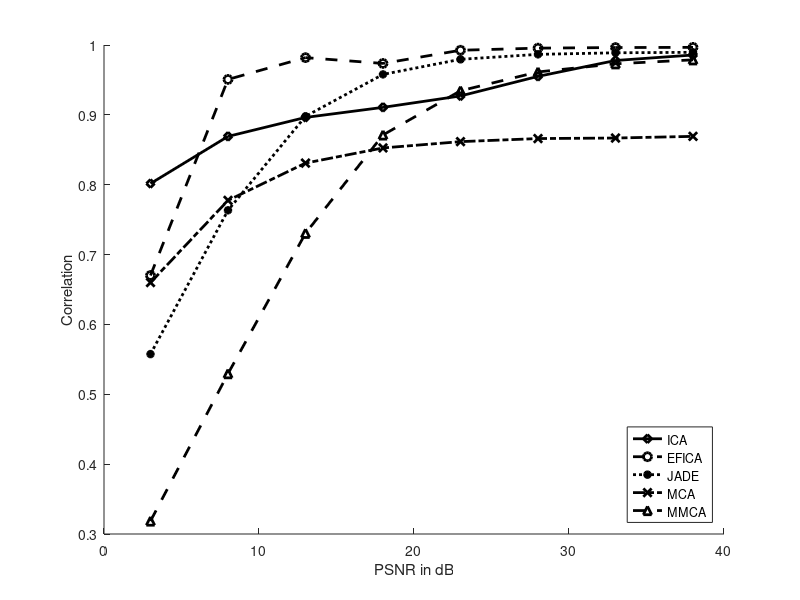
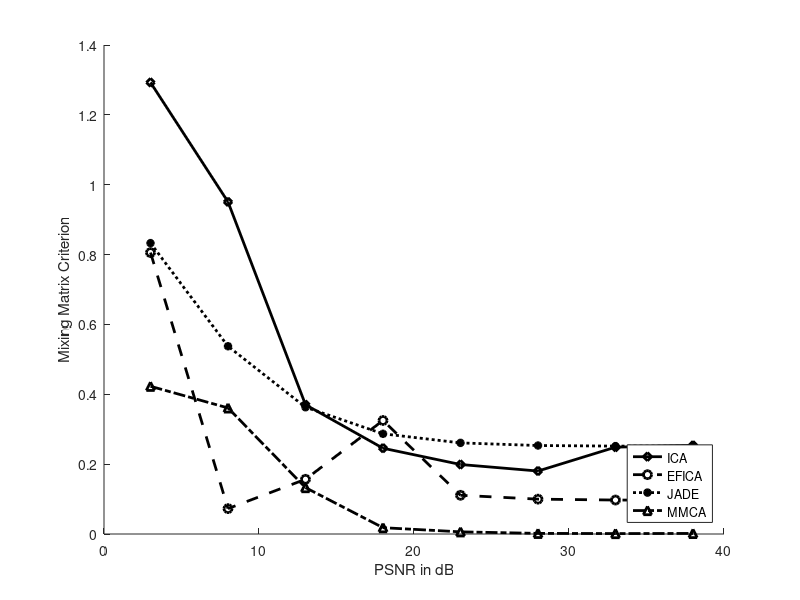

Here is the MATLAB script that generated these plots, in order:
close all ; clear all; clc;
% ---------------------------- %
cri_all_ica = load('cri_all_ica3.mat');
cri_all_efica = load('cri_all_efica.mat');
cri_all_jader = load('cri_all_jader3.mat');
cri_all_mmca = load('cri_all_mmca.mat');

% ---------------------------- %
R_all_ica = load('R_all_ica.mat');
R_all_efica = load('R_all_efica.mat');
R_all_jader = load('R_all_jader.mat');
R_all_mca = load('R_all_MCA.mat');
R_all_mmca = load('R_all_mmca1.mat');
% ---------------------------- %
list_PSNR = [3:5:40];
figure;
hold on
plot(list_PSNR,R_all_ica.R_all,'-kd','LineWidth',2); % Solid line (default)
plot(list_PSNR,R_all_efica.R_all,'--ko','LineWidth',2); % Dashed line
plot(list_PSNR,R_all_jader.R_all,':k*','LineWidth',2); % Dotted line
plot(list_PSNR,R_all_mca.R_all,'-.kx','LineWidth',2); % Dotted line
plot(list_PSNR,R_all_mmca.R_all,'--k^','LineWidth',2); % Dotted line
hold off
xlabel('PSNR in dB') 
ylabel('Correlation') 
legend('ICA','EFICA','JADE','MCA','MMCA','Location','southeast')
% --------------------------- %
figure;
hold on;
plot(list_PSNR,cri_all_ica.cri_all,'-kd','LineWidth',2);
plot(list_PSNR,cri_all_efica.cri_all,'--ko','LineWidth',2);
plot(list_PSNR,cri_all_jader.cri_all,':k*','LineWidth',2);
plot(list_PSNR,cri_all_mmca.cri_all,'-.k^','LineWidth',2); % Dotted line
hold off;
xlabel('PSNR in dB') 
ylabel('Mixing Matrix Criterion')
legend('ICA','EFICA','JADE','MMCA','Location','southeast')

